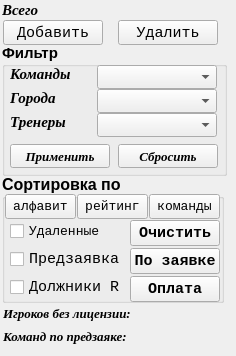
      <widget class="QWidget" name="tab_team">
       <attribute name="title">
        <string>Tab 1</string>
       </attribute>
       <widget class="QPushButton" name="Button_add_edit_player_team">
        <property name="geometry">
         <rect>
          <x>3</x>
          <y>20</y>
          <width>100</width>
          <height>25</height>
         </rect>
        </property>
        <property name="font">
         <font>
          <family>Courier New</family>
          <pointsize>11</pointsize>
          <italic>false</italic>
         </font>
        </property>
        <property name="text">
         <string>Добавить</string>
        </property>
       </widget>
       <widget class="QLabel" name="label_114">
        <property name="geometry">
         <rect>
          <x>2</x>
          <y>1</y>
          <width>221</width>
          <height>17</height>
         </rect>
        </property>
        <property name="font">
         <font>
          <family>Times New Roman</family>
          <pointsize>11</pointsize>
          <weight>75</weight>
          <italic>true</italic>
          <bold>true</bold>
         </font>
        </property>
        <property name="text">
         <string>Всего</string>
        </property>
       </widget>
       <widget class="QPushButton" name="Button_del_player_team">
        <property name="geometry">
         <rect>
          <x>118</x>
          <y>20</y>
          <width>100</width>
          <height>25</height>
         </rect>
        </property>
        <property name="sizePolicy">
         <sizepolicy hsizetype="Minimum" vsizetype="Fixed">
          <horstretch>0</horstretch>
          <verstretch>0</verstretch>
         </sizepolicy>
        </property>
        <property name="font">
         <font>
          <family>Courier New</family>
          <pointsize>11</pointsize>
          <italic>false</italic>
         </font>
        </property>
        <property name="text">
         <string>Удалить</string>
        </property>
       </widget>
       <widget class="QLabel" name="label_predzayavka_team">
        <property name="geometry">
         <rect>
          <x>3</x>
          <y>326</y>
          <width>211</width>
          <height>21</height>
         </rect>
        </property>
        <property name="font">
         <font>
          <family>Times New Roman</family>
          <pointsize>10</pointsize>
          <weight>75</weight>
          <italic>true</italic>
          <bold>true</bold>
         </font>
        </property>
        <property name="text">
         <string>Команд по предзаяке:</string>
        </property>
       </widget>
       <widget class="QGroupBox" name="groupBox_11">
        <property name="geometry">
         <rect>
          <x>2</x>
          <y>43</y>
          <width>225</width>
          <height>133</height>
         </rect>
        </property>
        <property name="sizePolicy">
         <sizepolicy hsizetype="Preferred" vsizetype="MinimumExpanding">
          <horstretch>0</horstretch>
          <verstretch>0</verstretch>
         </sizepolicy>
        </property>
        <property name="font">
         <font>
          <pointsize>11</pointsize>
          <weight>75</weight>
          <bold>true</bold>
         </font>
        </property>
        <property name="title">
         <string>Фильтр</string>
        </property>
        <widget class="QLabel" name="label_115">
         <property name="geometry">
          <rect>
           <x>8</x>
           <y>22</y>
           <width>64</width>
           <height>18</height>
          </rect>
         </property>
         <property name="font">
          <font>
           <family>Times New Roman</family>
           <pointsize>11</pointsize>
           <italic>true</italic>
          </font>
         </property>
         <property name="text">
          <string>Команды</string>
         </property>
        </widget>
        <widget class="QComboBox" name="comboBox_fltr_team">
         <property name="geometry">
          <rect>
           <x>95</x>
           <y>22</y>
           <width>120</width>
           <height>24</height>
          </rect>
         </property>
         <property name="sizePolicy">
          <sizepolicy hsizetype="Expanding" vsizetype="Fixed">
           <horstretch>0</horstretch>
           <verstretch>0</verstretch>
          </sizepolicy>
         </property>
         <property name="font">
          <font>
           <family>Times New Roman</family>
           <pointsize>11</pointsize>
          </font>
         </property>
         <property name="editable">
          <bool>false</bool>
         </property>
        </widget>
        <widget class="QLabel" name="label_116">
         <property name="geometry">
          <rect>
           <x>8</x>
           <y>46</y>
           <width>48</width>
           <height>18</height>
          </rect>
         </property>
         <property name="font">
          <font>
           <family>Times New Roman</family>
           <pointsize>11</pointsize>
           <italic>true</italic>
          </font>
         </property>
         <property name="text">
          <string>Города</string>
         </property>
        </widget>
        <widget class="QComboBox" name="comboBox_fltr_city_team">
         <property name="geometry">
          <rect>
           <x>95</x>
           <y>46</y>
           <width>120</width>
           <height>24</height>
          </rect>
         </property>
         <property name="sizePolicy">
          <sizepolicy hsizetype="Expanding" vsizetype="Fixed">
           <horstretch>0</horstretch>
           <verstretch>0</verstretch>
          </sizepolicy>
         </property>
         <property name="font">
          <font>
           <family>Times New Roman</family>
           <pointsize>11</pointsize>
          </font>
         </property>
         <property name="editable">
          <bool>false</bool>
         </property>
         <property name="insertPolicy">
          <enum>QComboBox::InsertAlphabetically</enum>
         </property>
        </widget>
        <widget class="QLabel" name="label_117">
         <property name="geometry">
          <rect>
           <x>8</x>
           <y>70</y>
           <width>60</width>
           <height>18</height>
          </rect>
         </property>
         <property name="font">
          <font>
           <family>Times New Roman</family>
           <pointsize>11</pointsize>
           <italic>true</italic>
          </font>
         </property>
         <property name="text">
          <string>Тренеры</string>
         </property>
        </widget>
        <widget class="QComboBox" name="comboBox_fltr_coach_team">
         <property name="geometry">
          <rect>
           <x>95</x>
           <y>70</y>
           <width>120</width>
           <height>24</height>
          </rect>
         </property>
         <property name="sizePolicy">
          <sizepolicy hsizetype="Expanding" vsizetype="Fixed">
           <horstretch>0</horstretch>
           <verstretch>0</verstretch>
          </sizepolicy>
         </property>
         <property name="font">
          <font>
           <family>Times New Roman</family>
           <pointsize>11</pointsize>
          </font>
         </property>
         <property name="editable">
          <bool>false</bool>
         </property>
         <property name="insertPolicy">
          <enum>QComboBox::InsertAlphabetically</enum>
         </property>
        </widget>
        <widget class="QPushButton" name="Button_fltr_list_team">
         <property name="geometry">
          <rect>
           <x>8</x>
           <y>101</y>
           <width>100</width>
           <height>24</height>
          </rect>
         </property>
         <property name="sizePolicy">
          <sizepolicy hsizetype="Expanding" vsizetype="Fixed">
           <horstretch>0</horstretch>
           <verstretch>0</verstretch>
          </sizepolicy>
         </property>
         <property name="font">
          <font>
           <family>Times New Roman</family>
           <pointsize>10</pointsize>
           <italic>true</italic>
          </font>
         </property>
         <property name="text">
          <string>Применить</string>
         </property>
        </widget>
        <widget class="QPushButton" name="Button_reset_fltr_list_team">
         <property name="geometry">
          <rect>
           <x>116</x>
           <y>101</y>
           <width>100</width>
           <height>24</height>
          </rect>
         </property>
         <property name="sizePolicy">
          <sizepolicy hsizetype="Expanding" vsizetype="Fixed">
           <horstretch>0</horstretch>
           <verstretch>0</verstretch>
          </sizepolicy>
         </property>
         <property name="font">
          <font>
           <family>Times New Roman</family>
           <pointsize>10</pointsize>
           <italic>true</italic>
          </font>
         </property>
         <property name="text">
          <string>Сбросить</string>
         </property>
        </widget>
       </widget>
       <widget class="QGroupBox" name="groupBox_12">
        <property name="geometry">
         <rect>
          <x>2</x>
          <y>174</y>
          <width>222</width>
          <height>129</height>
         </rect>
        </property>
        <property name="sizePolicy">
         <sizepolicy hsizetype="Preferred" vsizetype="Preferred">
          <horstretch>0</horstretch>
          <verstretch>0</verstretch>
         </sizepolicy>
        </property>
        <property name="font">
         <font>
          <pointsize>12</pointsize>
          <weight>75</weight>
          <bold>true</bold>
         </font>
        </property>
        <property name="title">
         <string>Сортировка по</string>
        </property>
        <widget class="QPushButton" name="Button_sort_Name_2">
         <property name="geometry">
          <rect>
           <x>3</x>
           <y>20</y>
           <width>71</width>
           <height>25</height>
          </rect>
         </property>
         <property name="font">
          <font>
           <family>Courier New</family>
           <pointsize>10</pointsize>
           <weight>50</weight>
           <bold>false</bold>
          </font>
         </property>
         <property name="text">
          <string>алфавит</string>
         </property>
        </widget>
        <widget class="QPushButton" name="Button_sort_R_2">
         <property name="geometry">
          <rect>
           <x>75</x>
           <y>20</y>
           <width>71</width>
           <height>25</height>
          </rect>
         </property>
         <property name="font">
          <font>
           <family>Courier New</family>
           <pointsize>10</pointsize>
           <weight>50</weight>
           <bold>false</bold>
          </font>
         </property>
         <property name="text">
          <string>рейтинг</string>
         </property>
        </widget>
        <widget class="QCheckBox" name="checkBox_12">
         <property name="geometry">
          <rect>
           <x>8</x>
           <y>46</y>
           <width>113</width>
           <height>22</height>
          </rect>
         </property>
         <property name="font">
          <font>
           <family>Courier New</family>
           <pointsize>10</pointsize>
           <weight>50</weight>
           <bold>false</bold>
          </font>
         </property>
         <property name="text">
          <string>Удаленные</string>
         </property>
         <property name="checkable">
          <bool>true</bool>
         </property>
        </widget>
        <widget class="QPushButton" name="Button_clear_del_team">
         <property name="geometry">
          <rect>
           <x>128</x>
           <y>46</y>
           <width>90</width>
           <height>26</height>
          </rect>
         </property>
         <property name="font">
          <font>
           <family>Courier New</family>
           <pointsize>11</pointsize>
           <kerning>true</kerning>
          </font>
         </property>
         <property name="text">
          <string>Очистить</string>
         </property>
        </widget>
        <widget class="QCheckBox" name="checkBox_16">
         <property name="geometry">
          <rect>
           <x>8</x>
           <y>74</y>
           <width>113</width>
           <height>22</height>
          </rect>
         </property>
         <property name="font">
          <font>
           <family>Courier New</family>
           <pointsize>11</pointsize>
           <weight>50</weight>
           <bold>false</bold>
          </font>
         </property>
         <property name="text">
          <string>Предзаявка</string>
         </property>
         <property name="checkable">
          <bool>true</bool>
         </property>
        </widget>
        <widget class="QPushButton" name="Button_app_team">
         <property name="geometry">
          <rect>
           <x>128</x>
           <y>74</y>
           <width>90</width>
           <height>26</height>
          </rect>
         </property>
         <property name="font">
          <font>
           <family>Courier New</family>
           <pointsize>11</pointsize>
          </font>
         </property>
         <property name="text">
          <string>По заявке</string>
         </property>
        </widget>
        <widget class="QCheckBox" name="checkBox_13">
         <property name="geometry">
          <rect>
           <x>8</x>
           <y>102</y>
           <width>113</width>
           <height>22</height>
          </rect>
         </property>
         <property name="font">
          <font>
           <family>Courier New</family>
           <pointsize>11</pointsize>
           <weight>50</weight>
           <bold>false</bold>
          </font>
         </property>
         <property name="text">
          <string>Должники R</string>
         </property>
         <property name="checkable">
          <bool>true</bool>
         </property>
        </widget>
        <widget class="QPushButton" name="Button_pay_R_team">
         <property name="geometry">
          <rect>
           <x>128</x>
           <y>102</y>
           <width>90</width>
           <height>26</height>
          </rect>
         </property>
         <property name="font">
          <font>
           <family>Courier New</family>
           <pointsize>11</pointsize>
           <kerning>true</kerning>
          </font>
         </property>
         <property name="text">
          <string>Оплата</string>
         </property>
        </widget>
        <widget class="QPushButton" name="Button_sort_team">
         <property name="geometry">
          <rect>
           <x>147</x>
           <y>20</y>
           <width>71</width>
           <height>25</height>
          </rect>
         </property>
         <property name="font">
          <font>
           <family>Courier New</family>
           <pointsize>10</pointsize>
           <weight>50</weight>
           <bold>false</bold>
          </font>
         </property>
         <property name="text">
          <string>команды</string>
         </property>
        </widget>
       </widget>
       <widget class="QLabel" name="label_dolg_R_2">
        <property name="geometry">
         <rect>
          <x>3</x>
          <y>303</y>
          <width>201</width>
          <height>21</height>
         </rect>
        </property>
        <property name="font">
         <font>
          <family>Times New Roman</family>
          <pointsize>10</pointsize>
          <weight>75</weight>
          <italic>true</italic>
          <bold>true</bold>
         </font>
        </property>
        <property name="text">
         <string>Игроков без лицензии:</string>
        </property>
       </widget>
      </widget>
